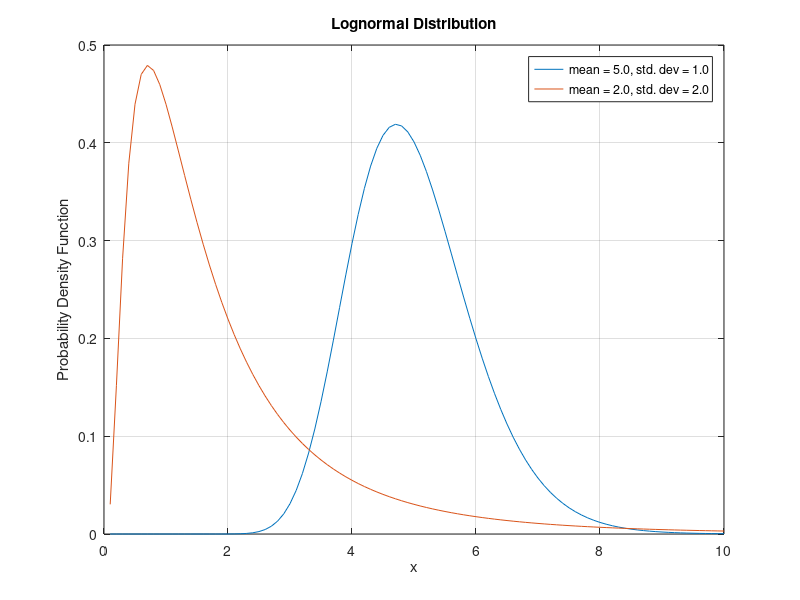

Write the MATLAB code that produced this figure.
clear all;

x=[0:.1:10]
u1=5
s1=1
square_zeta1=log(s1^2/u1^2 + 1);
zeta1 = sqrt(square_zeta1);
lambda1 = log(u1)-square_zeta1/2.0;

u2=6
s2=.5
u2=2
s2=2
square_zeta2=log(s2^2/u2^2 + 1);
zeta2 = sqrt(square_zeta2);
lambda2 = log(u2)-square_zeta2/2.0;

for i=1:101
	f1(i)=1.0/(sqrt(2*pi)*zeta1*x(i))*exp(-(.5*((log(x(i))-lambda1)/zeta1)^2));
	f2(i)=1.0/(sqrt(2*pi)*zeta2*x(i))*exp(-(.5*((log(x(i))-lambda2)/zeta2)^2));
end


plot(x,f1, x, f2)
title("Lognormal Distribution")
xlabel("x")
ylabel("Probability Density Function")
legend("mean = 5.0, std. dev = 1.0", "mean = 2.0, std. dev = 2.0")
grid
saveas(gcf,'lognormal.png')
